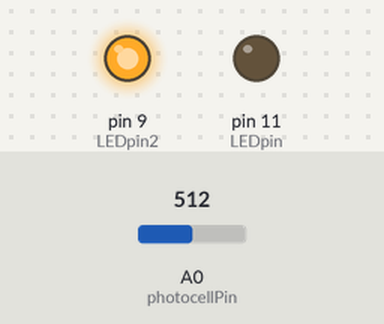
The sketch below on a simulated Arduino Uno, built with avr-gcc and run on an emulated ATmega328P. On the bench: output pins drawn as LEDs (lit = HIGH). Inputs (shaded band) come from the test bench; at power-on: A0 (photocellPin) = 512. What the sketch prints to the serial monitor is not drawn.

Above: at 1.2 s.
1.3 s: A0 (photocellPin) set to 586
2.8 s: A0 (photocellPin) set to 612
At 4.0 s:
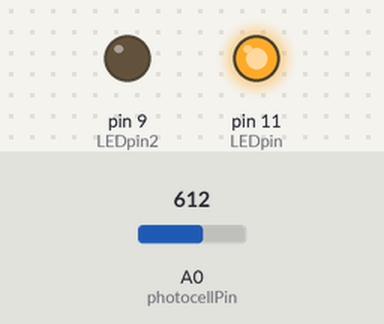
4.3 s: A0 (photocellPin) set to 590
At 5.2 s:
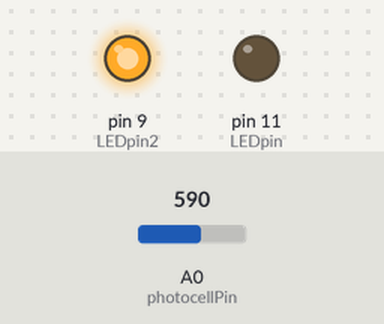
5.8 s: A0 (photocellPin) set to 610
At 6.5 s:
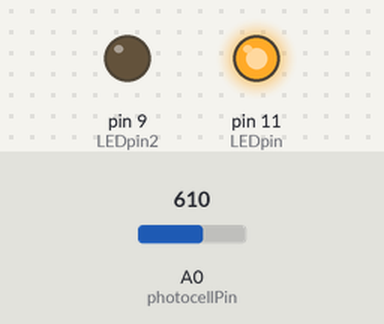
Timing chart, 0 to 8.3 s (numbered marks = the images above; inputs shaded):
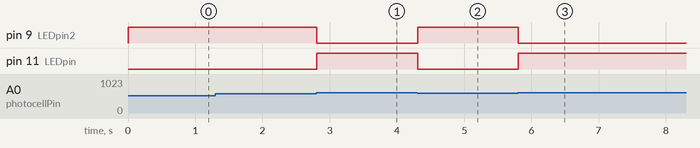

Measured:
- the behaviour switches between 599 and 600 on A0 (photocellPin) (found by bisection; images 0 and 1)
- after the input at 1.3 s, every drawn part: stays the same
- after the input at 2.8 s, pin 9 (LEDpin2): HIGH → LOW at once; pin 11 (LEDpin): LOW → HIGH at once
- after the input at 4.3 s, pin 9 (LEDpin2): LOW → HIGH at once; pin 11 (LEDpin): HIGH → LOW at once
- after the input at 5.8 s, pin 9 (LEDpin2): HIGH → LOW at once; pin 11 (LEDpin): LOW → HIGH at once

The sketch:

Arduino_code.ino
```cpp
int photocellPin = 0;     // the cell and 10K pulldown are connected to a0
int photocellReading;     // the analog reading from the sensor voltage divider
int LEDpin = 11;          // connect Green LED to pin 11 (PWM pin)
int LEDpin2 = 9;          // connect Red LED to pin 9 (PWM pin)
int LEDbrightness;        // Initialize variable for brightness of green light
int LEDdarkness;          // Initialize variable for brightness of red light


void setup(void) {
  // We'll send debugging information via the Serial monitor
  Serial.begin(9600);
    while (!Serial) {
    ; // wait for serial port to connect. Needed for native USB port only
    }

}

void loop(void) { //Start loop for reading data

  photocellReading = analogRead(photocellPin); //assign a value to the data that is read
  Serial.print("");
  Serial.println(photocellReading);     // the raw analog reading

  for (int i=0; i<=150; i++)
  {
  photocellReading = analogRead(photocellPin); //assign a value to the data that is read


 if (photocellReading<600) // If the light sensor is reading less than 600
 {
  LEDbrightness=0;         // set brightness for green LED to 0
  LEDdarkness=255;         // set brightness for red LED to 255
 }
 else  // Otherwise
 {
  LEDbrightness=255;       // set brightness for green LED to 255
  LEDdarkness=0;           // set brightness for red LED to zero
 }


  analogWrite(LEDpin, LEDbrightness); // adjusts brightness for the green LED
  analogWrite(LEDpin2, LEDdarkness);  // adjusts brightness for the red LED

  delay(100);
  }


//delay(15000); // Delay for 15 seconds before repeatings loop
}
```
